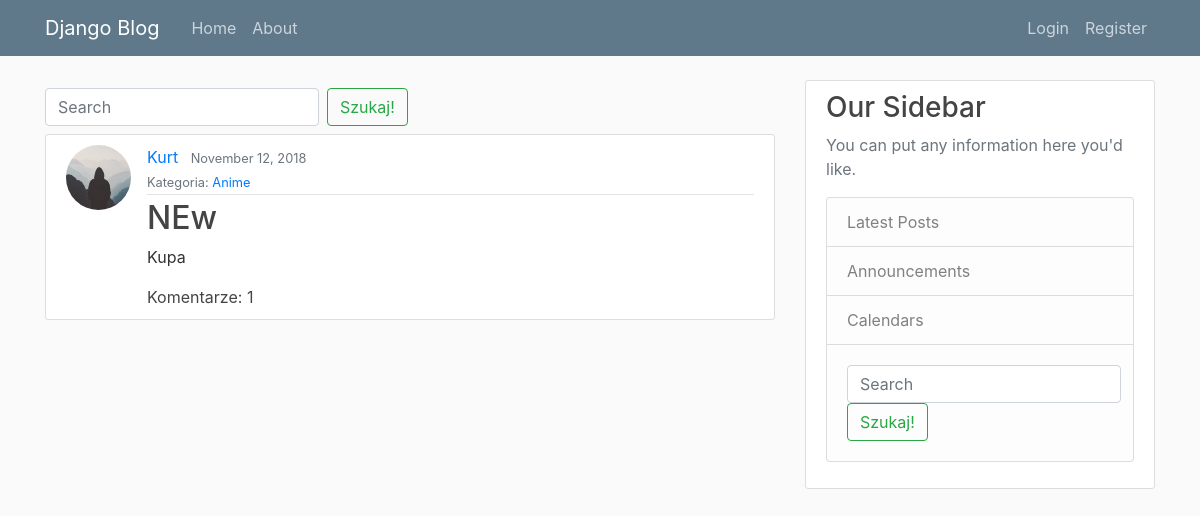
/, run on an earlier commit of the app's database.
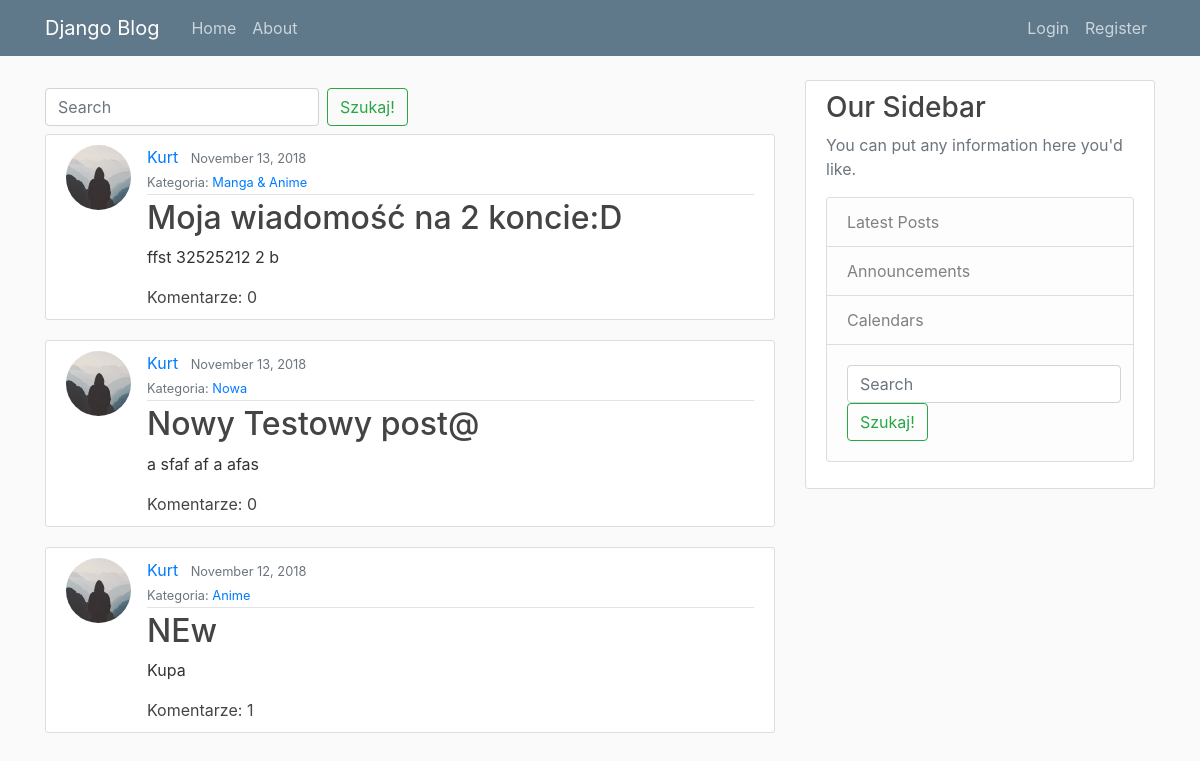
And on a later commit of the database.
### blog/models.py (models this page shows, shortened)
class Post(models.Model):
    title = models.CharField(max_length=100)
    content = models.TextField()
    date_posted = models.DateTimeField(default=timezone.now)
    author = models.ForeignKey(User, on_delete=models.CASCADE)
    post_category = models.ForeignKey('Category', on_delete=models.CASCADE, related_name='post_category_fk', null=True, blank=True)

class Category(models.Model):
    name = models.CharField(max_length=140)
    subcategory = models.ForeignKey('Category', on_delete=models.CASCADE, related_name='subcategory_category_fk', null=True, blank=True)
    slug = models.SlugField(max_length=140, unique=True)
    def __str__(self):
        return self.name

### users/models.py (models this page shows, shortened)
class Profile(models.Model):
    user = models.OneToOneField(User, on_delete=models.CASCADE)
    image = models.ImageField(default='default.jpg', upload_to='profile_pics')

### blog/views.py (the view, shortened to what this page needs)
# urls.py: path('', PostListView.as_view(), name='blog-home'),
class PostListView(ListView):
    model = Post
    template_name = 'blog/home.html' # <app>/model>_<viewtype>.html
    context_object_name = {'posts'}
    ordering = ['-date_posted']
    paginate_by = 3
    def get(self, request, *args, **kwargs):
        search = ''
        query = request.GET.get('search')
        posts = self.get_queryset()
        return render(request, self.template_name, {'posts': posts , 'search': search })

### blog/templates/blog/home.html (shortened to what this page needs)
{% extends "blog/base.html" %}
{% block content %}
  <form class="form-inline my-2 my-lg-2" action="" method="GET">
    <input class="form-control mr-sm-2" type="search" placeholder="Search" aria-label="Search" name="search" value="{{ request.GET.search }}">
    <button class="btn btn-outline-success my-2 my-sm-0" type="submit">Szukaj!</button>
  </form>
    {% for post in posts %}
        <article class="media content-section">
          <img class="rounded-circle article-img" src="{{ post.author.profile.image.url }}" />
          <div class="media-body">
            <div class="article-metadata">
              <a class="mr-2" href="{% url 'user-posts' post.author.username %}">{{ post.author }}</a>
              <small class="text-muted">{{ post.date_posted|date:"F d, Y" }}</small></br>
              <small class="text-muted">Kategoria: <a class="mr-2" href="{% url 'category-detail' slug=post.post_category.slug %}">{{  post.post_category }}</a></small>
            </div>
            <h2><a class="article-title" href="{% url 'post-detail' post.id %}">{{ post.title }}</a></h2>
            <p class="article-content">{{ post.content }}</p>
            <a class="article-title" href="{% url 'post-detail' post.id %}">Komentarze: {{ post.comments.count }}</a>
          </div>
        </article>
    {% endfor %}
{% endblock content %}

What changed in the data, as far as the page shows it:
added Post: author.profile.image (placeholder picture), author "Kurt", date_posted "November 13, 2018", post_category "Manga & Anime", title "Moja wiadomość na 2 koncie:D", content "ffst 32525212 2 b", comments.count "0"
added Post: author.profile.image (placeholder picture), author "Kurt", date_posted "November 13, 2018", post_category "Nowa", title "Nowy Testowy post@", content "a sfaf af a afas", comments.count "0"
